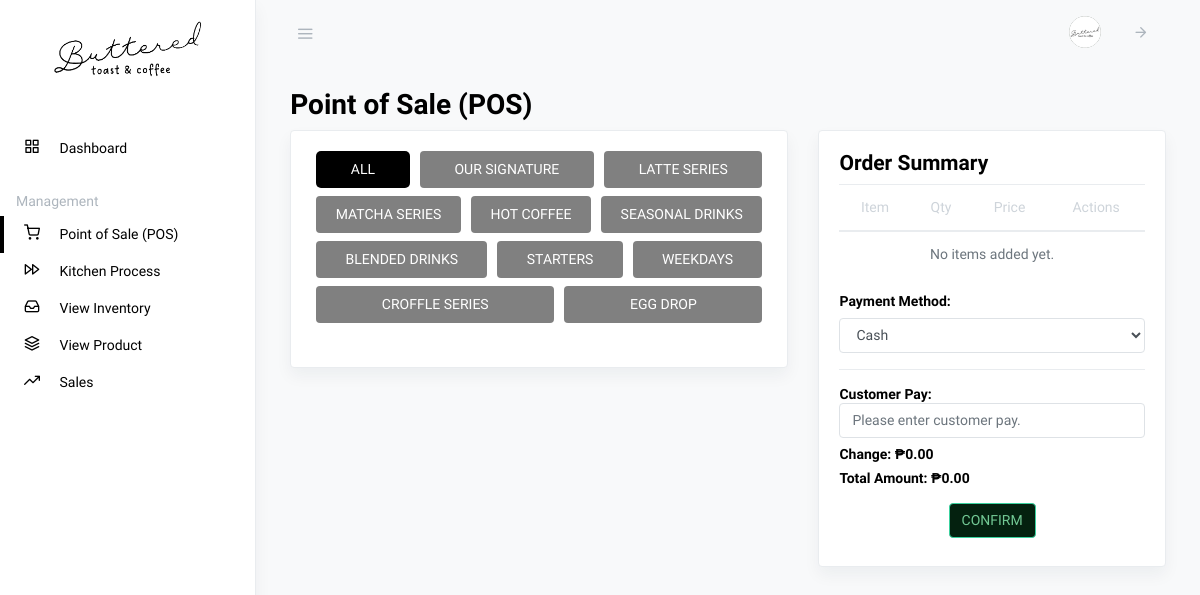
Page /staff-point-of-sale.php (signed in) on the committed database.
### tables this page shows
CREATE TABLE `category` (
  `category_id` int(11) NOT NULL,
  `owner_id` int(11) NOT NULL,
  `category_name` text NOT NULL,
  `status` int(1) NOT NULL,
  `photo` text NOT NULL,
  `last_updated` timestamp(6) NOT NULL DEFAULT current_timestamp(6) ON UPDATE current_timestamp(6)
);

### staff-point-of-sale.php (the view, shortened to what this page needs)
<?php
include 'config.php';
$categoryQuery = "SELECT * FROM category WHERE status = 0";
$categoryResult = mysqli_query($link, $categoryQuery);
?>
<!DOCTYPE html>
<html lang="en">
<head>
    <?php include 'partials/header.php'; ?>
</head>
<body class="vertical light">
    <div class="wrapper">
        <?php include 'partials/staff-navbar.php'; ?>
        <main role="main" class="main-content">
            <div class="container-fluid">
                <h2 class="page-title">Point of Sale (POS)</h2>
                <div class="row justify-content-center">
                    <div class="col-7">
                        <div class="row">
                            <div class="col-12">
                                <div class="card shadow">
                                    <div class="card-body">
                                        <div class="category-scroll">
                                            <ul class="nav nav-pills nav-fill mb-3" id="category-tabs" role="tablist">
                                                <li class="nav-item">
                                                    <a class="nav-link active mb-2" id="category-all-tab"
                                                        data-toggle="pill" href="#category-all" role="tab"
                                                        aria-controls="category-all" data-category="all">
                                                        ALL
                                                    </a>
                                                </li>
                                                <?php
                                                while ($category = mysqli_fetch_assoc($categoryResult)) {
                                                    echo '
                                                    <li class="nav-item mb-2">
                                                        <a class="nav-link" id="category-' . $category['category_id'] . '-tab" data-toggle="pill"
                                                        href="#category-' . $category['category_id'] . '" role="tab"
                                                        aria-controls="category-' . $category['category_id'] . '"
                                                        data-category="' . $category['category_name'] . '">
                                                            ' . $category['category_name'] . '
                                                        </a>
                                                    </li>';
                                                }
                                                ?>
                                            </ul>
                                        </div>
                                    </div>
                                </div>
                            </div>
                        </div>
                    </div>
                    <div class="col-5">
                        <div class="row">
                            <div class="col-12">
                                <div class="card shadow">
                                    <div class="card-body">
                                        <div class="order-summary">
                                            <h4>Order Summary</h4>
                                            <table class="table" id="cart-table">
                                                <thead>
                                                    <tr class="text-center">
                                                        <th>Item</th>
                                                        <th>Qty</th>
                                                        <th>Price</th>
                                                        <th>Actions</th>
                                                    </tr>
                                                </thead>
                                                <tbody id="cart-items">
                                                    <tr class="text-center">
                                                        <td colspan="4">No items added yet.</td>
                                                    </tr>
                                                </tbody>
                                            </table>
                                            <h6>Payment Method:</h6>
                                            <select class="form-control" id="payment-method">
                                                <option value="Cash">Cash</option>
                                            </select>
                                            <hr>
                                            <div class="totals">
                                                <h6>Customer Pay: <input type="number" id="customer-pay"
                                                        class="form-control" placeholder="Please enter customer pay.">
                                                </h6>
                                                <h6>Change: <span id="change-amount">₱0.00</span></h6>
                                                <h6><b>Total Amount: <span id="total-amount">₱0.00</span></b></h6>
                                            </div>
                                            <div class="text-center mt-3 mb-2">
                                                <button class="btn btn-success btn-confirm">CONFIRM</button>
                                            </div>
                                        </div>
                                    </div>
                                </div>
                            </div>
                        </div>
                    </div>
                </div>
            </div>
        </main>
    </div>
</body>
</html>

### partials/header.php (style rules this page uses)
.page-title, .card-title { color: #000; }

### staff-point-of-sale.php (style rules this page uses)
.nav-pills a { color: #fff; text-decoration: none; background-color: grey; margin-left: 5px; margin-right: 5px; }
.nav-pills .nav-link.active, .nav-pills .show>.nav-link { color: #ffffff; border-radius: 5px; background-color: #000; }
.category-scroll { white-space: nowrap; overflow-x: auto; -webkit-overflow-scrolling: touch; }
.nav-item { display: inline-block; white-space: nowrap; }
.category-scroll { -ms-overflow-style: none; scrollbar-width: none; }
.btn-success { color: #72C894; background-color: #04210F; }
.order-summary h6, h4 { color: #000; }

### rows in the picture
category: category_name "OUR SIGNATURE"
category: category_name "LATTE SERIES"
category: category_name "MATCHA SERIES"
category: category_name "HOT COFFEE"
category: category_name "SEASONAL DRINKS"
category: category_name "BLENDED DRINKS"
category: category_name "STARTERS"
category: category_name "WEEKDAYS"
category: category_name "CROFFLE SERIES"
category: category_name "EGG DROP"
